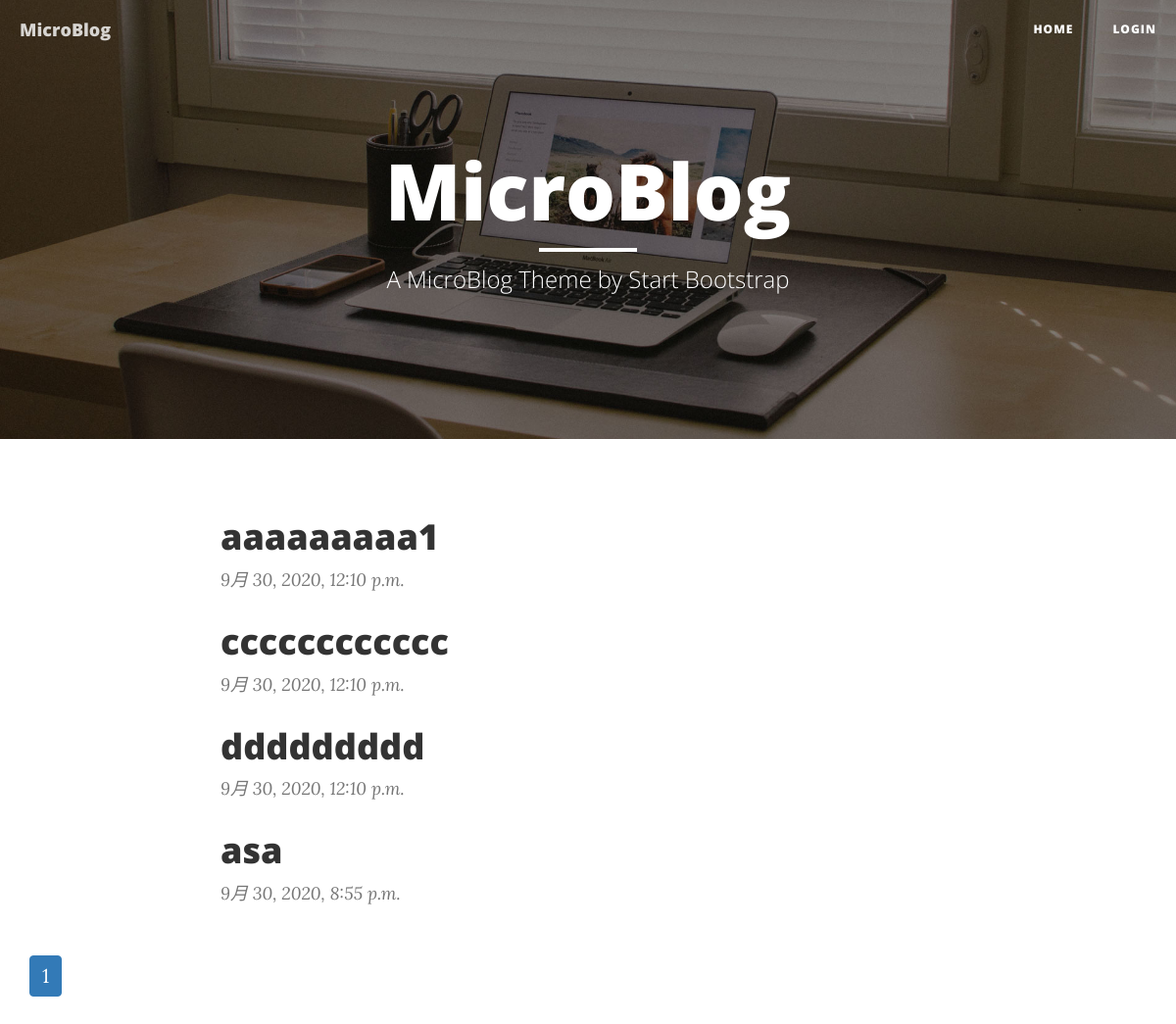
/, run on an earlier commit of the app's database.
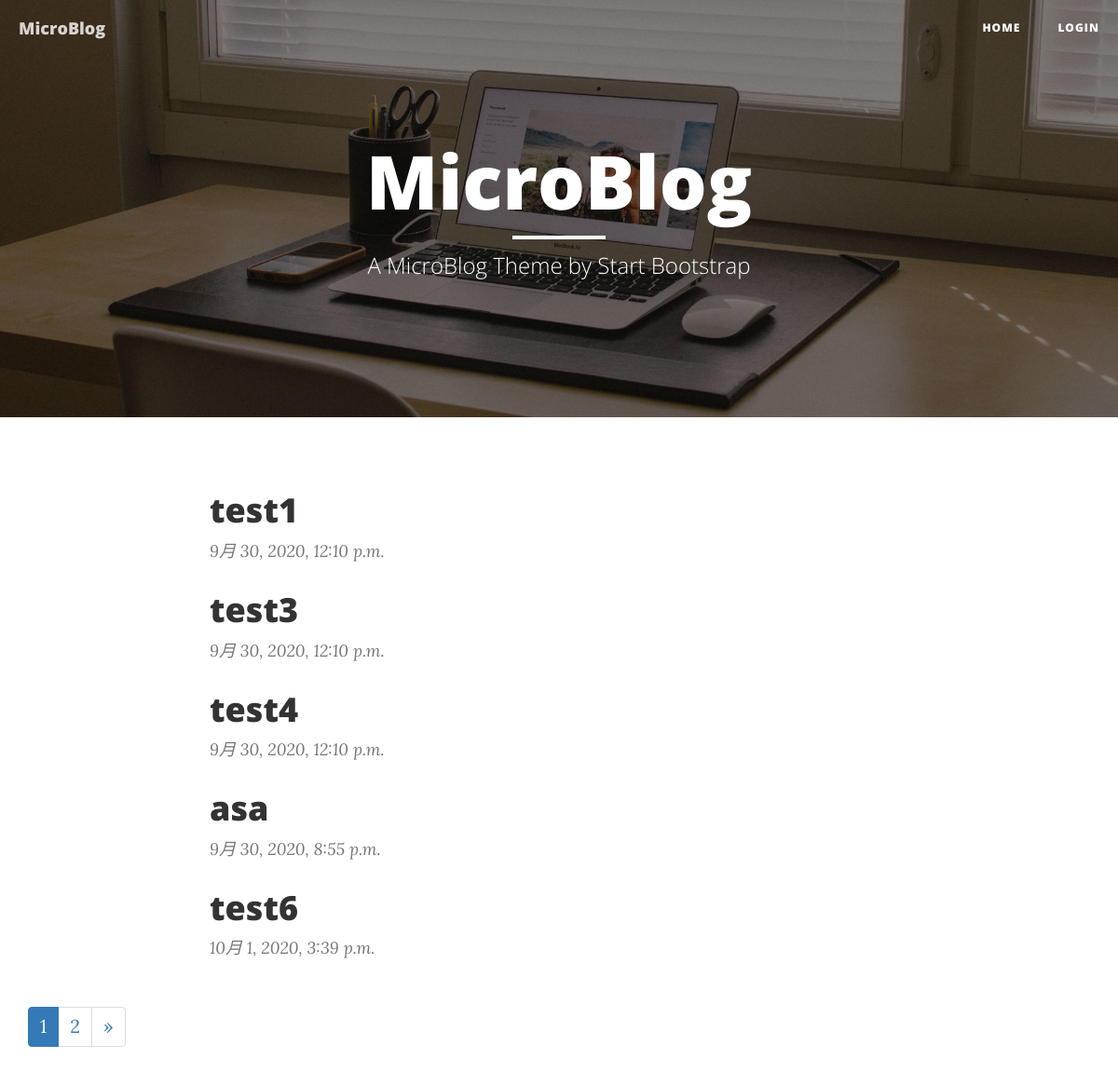
And on a later commit of the database.
### blog/models.py (models this page shows)
class Blog(models.Model):
    content = models.CharField(max_length=140, verbose_name='本文') #投稿内容
    posted_date = models.DateTimeField(auto_now_add=True) #投稿日時

### blog/views.py (the view)
# urls.py: path('', BlogListView.as_view(), name='index'),
class BlogListView(ListView): #リスト
    model = Blog
    context_object_name = 'blogs'
    paginate_by = 5

### blog/templates/blog/blog_list.html (shortened to what this page needs)
{% extends "base.html" %}
{% block content %}
<div class="row">
    <div class="col-lg-8 col-lg-offset-2 col-md-10 col-md-offset-1">
      {% for blog in blogs %}
        <div class="post-preview">
            <a href="{% url 'detail' blog.pk %}">
                <h2 class="post-title">
                    {{ blog.content }}
                </h2>
            </a>
            <p class="post-meta">{{ blog.posted_date }}
        </div>
        {% endfor %}
      </div>
    </div>
      <nav aria-label="Page navigation example">
        <ul class="pagination">
          {% for page in paginator.page_range %}
            <li {% if page == page_obj.number %} class="page-item active" {% endif %}><a class="page-link" href="?page={{ page }}">{{ page }}</a></li>
          {% endfor %}
          {% if page_obj.has_next %}
            <li class="page-item">
              <a class="page-link" href="?page={{ page_obj.next_page_number }}" aria-label="Next">
                <span aria-hidden="true">»</span>
              </a>
            </li>
            {% endif %}
          </ul>
      </nav>
{% endblock %}

What changed in the data, as far as the page shows it:
changed Blog: content "aaaaaaaaa1" → "test1"
changed Blog: content "cccccccccccc" → "test3"
changed Blog: content "ddddddddd" → "test4"
added Blog: content "test6", posted_date "10月 1, 2020, 3:39 p.m."
Also different on the page:
new list line: "2"
